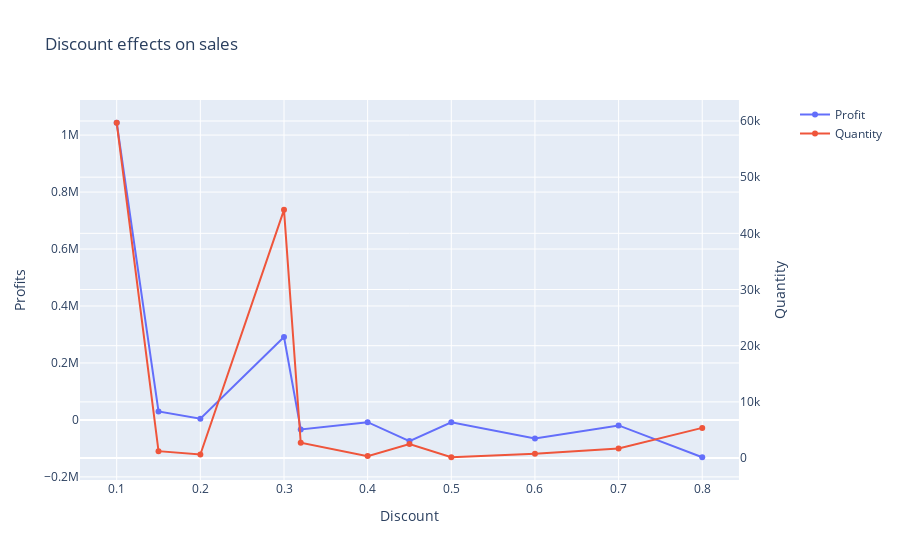

Write notebook code for a chart like this one.
### Code cell
fig = make_subplots(specs=[[{"secondary_y": True}]])
fig.add_trace(
    go.Scatter(x=sorted_discount_list, y=sum_df['Profit'], name="Profit"),
    secondary_y=False,
)

fig.add_trace(
    go.Scatter(x=sorted_discount_list, y=sum_df['Quantity'], name="Quantity"),
    secondary_y=True,
)
# Add figure title
fig.update_layout(
    title_text="Discount effects on sales"
)

# Set x-axis title
fig.update_xaxes(title_text="Discount")

# Set y-axes titles
fig.update_yaxes(title_text="Profits", secondary_y=False)
fig.update_yaxes(title_text="Quantity", secondary_y=True)
fig.show()

### Figure 1 — Plotly figure (JSON) as saved in the notebook; plotly's stock layout.template omitted (floating-point values rounded to 4 significant figures)
{"data": [{"name": "Profit", "type": "scatter", "x": [0.1, 0.15, 0.2, 0.3, 0.32, 0.4, 0.45, 0.5, 0.6, 0.7, 0.8], "xaxis": "x", "y": [1043000.0, 29620.0, 4463.0, 291100.0, -33600.0, -7970.0, -74380.0, -8096.0, -65410.0, -19330.0, -131100.0, -95990.0], "yaxis": "y"}, {"name": "Quantity", "type": "scatter", "x": [0.1, 0.15, 0.2, 0.3, 0.32, 0.4, 0.45, 0.5, 0.6, 0.7, 0.8], "xaxis": "x", "y": [59684, 1234, 636, 44181, 2733, 345, 2515, 144, 772, 1720, 5370, 3826], "yaxis": "y2"}], "layout": {"autosize": true, "title": {"text": "Discount effects on sales"}, "xaxis": {"anchor": "y", "autorange": true, "domain": [0, 0.94], "range": [0.05729, 0.8427], "title": {"text": "Discount"}, "type": "linear"}, "yaxis": {"anchor": "x", "autorange": true, "domain": [0, 1], "range": [-228000.0, 1140000.0], "title": {"text": "Profits"}, "type": "linear"}, "yaxis2": {"anchor": "x", "autorange": true, "overlaying": "y", "range": [-4769.0, 64600.0], "side": "right", "title": {"text": "Quantity"}, "type": "linear"}}}
